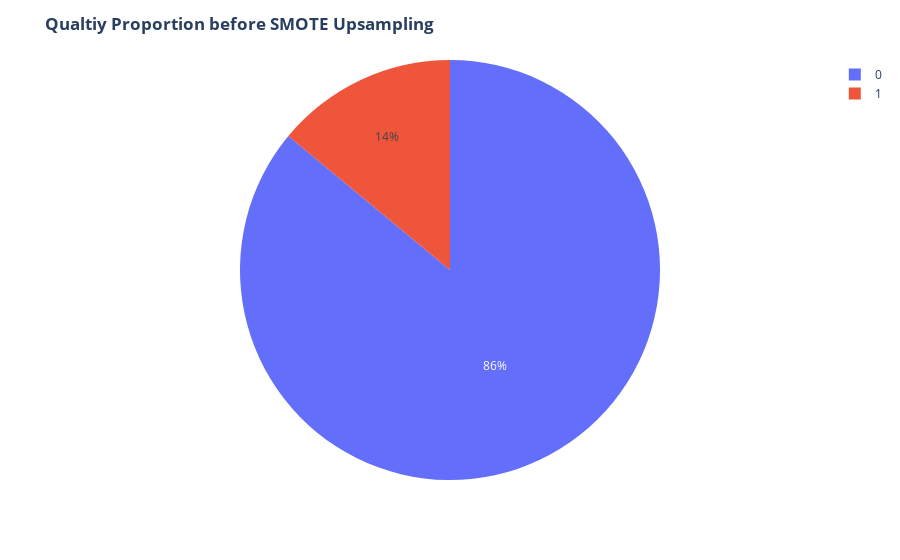

Here is the notebook cell this chart was saved with:
### Markdown cell above
Handling Imbalanced

### Code cell
fig = ex.pie(y_train, names='quality')
fig.update_layout(title='<b>Qualtiy Proportion before SMOTE Upsampling<b>')
fig.show()

### Figure 1 — Plotly figure (JSON) as saved in the notebook; plotly's stock layout.template omitted (floating-point values rounded to 4 significant figures; data arrays with more than 128 entries replaced by an {"elided": "..."} marker saying what was removed)
{"data": [{"domain": {"x": [0, 1], "y": [0, 1]}, "hovertemplate": "quality=%{label}<extra></extra>", "labels": {"elided": "1087 int values"}, "legendgroup": "", "name": "", "showlegend": true, "type": "pie"}], "layout": {"legend": {"tracegroupgap": 0}, "margin": {"t": 60}, "title": {"text": "<b>Qualtiy Proportion before SMOTE Upsampling<b>"}}}
